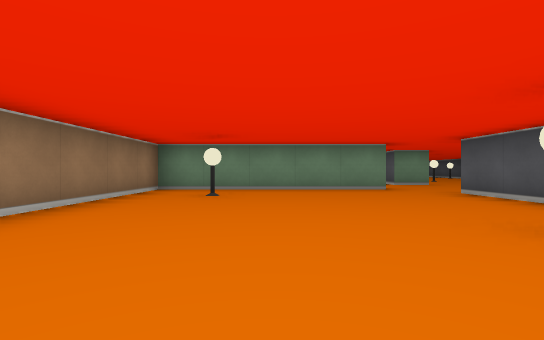
[1] (above)

16 first-person views from a walk through a cub3D level. The camera is about half as high as the walls, looks level and sees 85° across. The floor is counted in squares. Each view is taken from the middle of a square. On the plan, view 1 faces up. The plan holds only what a view shows up to about 9 squares ahead; the rest is blank.

[2]
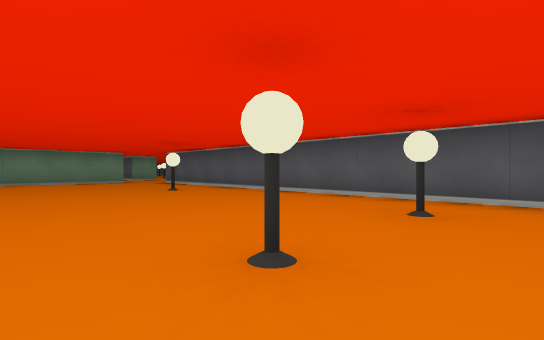

[3]
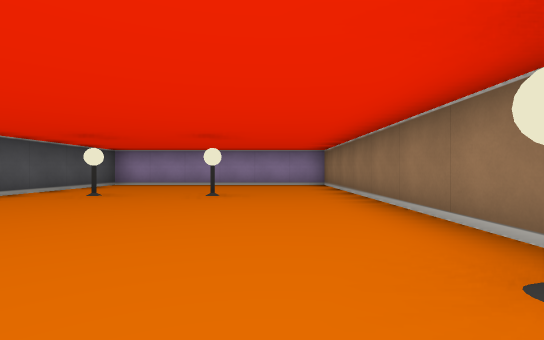

[4]
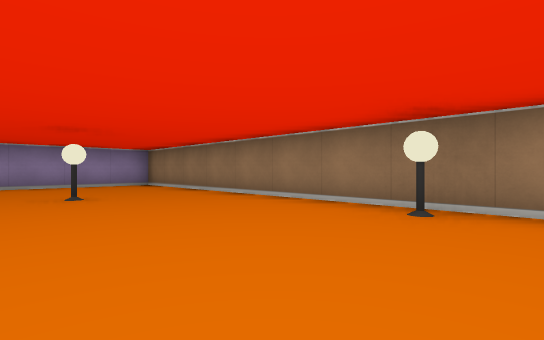

[5]
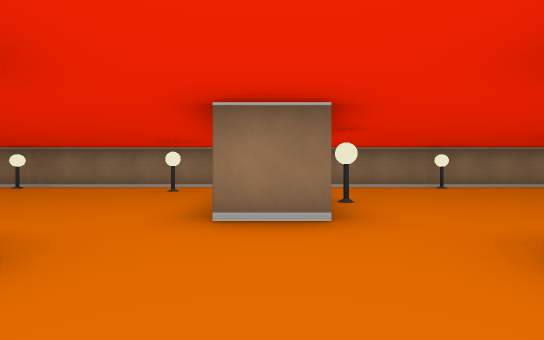

[6]
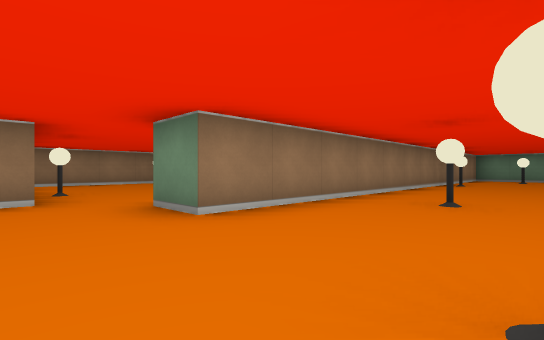

[7]
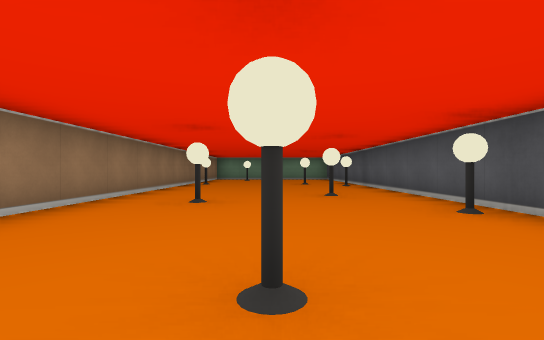

[8]
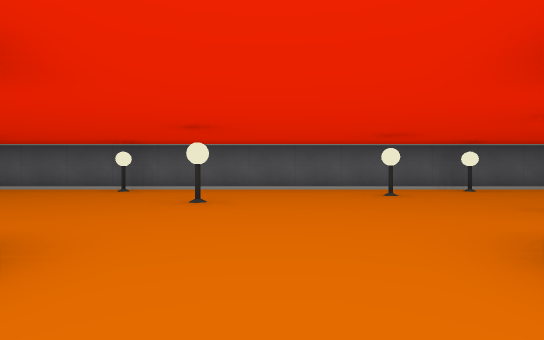

[9]
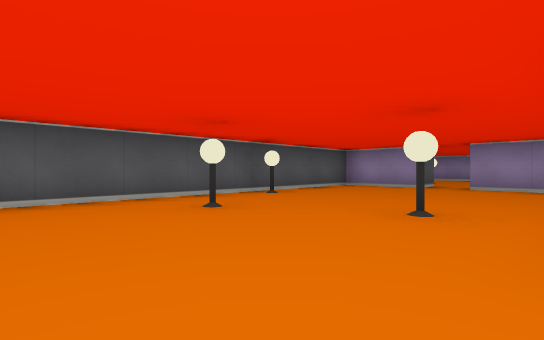

[10]
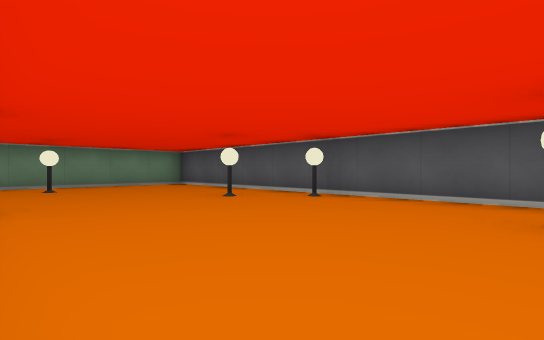

[11]
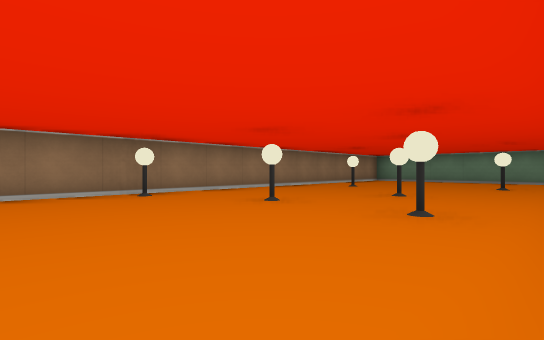

[12]
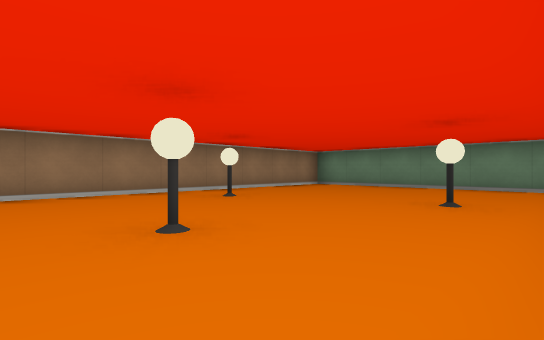

[13]
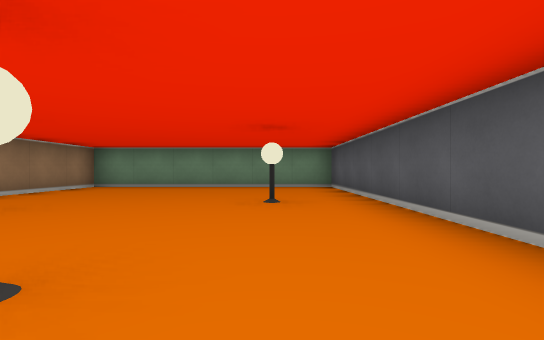

[14]
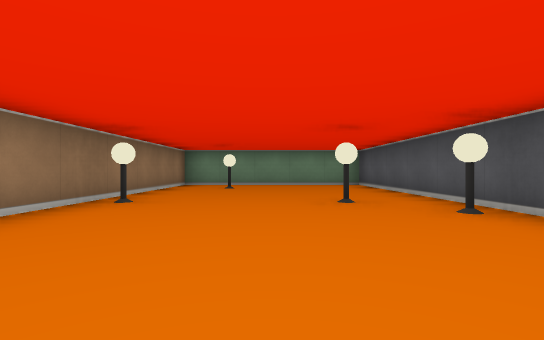

[15]
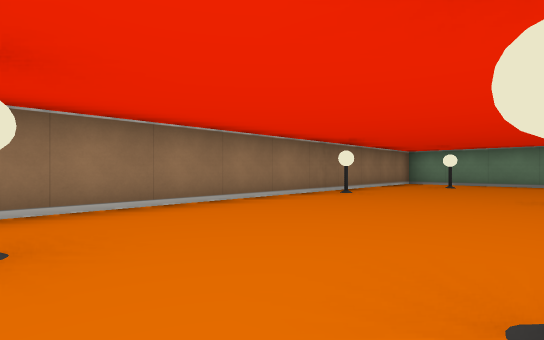

[16]
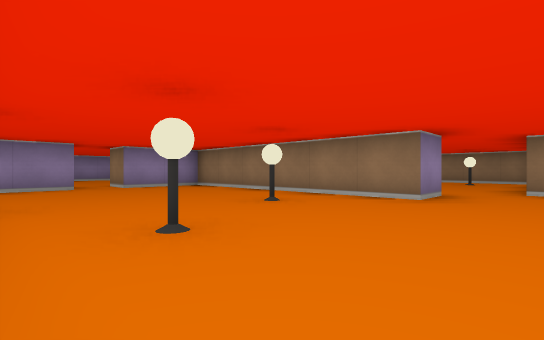

### Floor plan
Ten units are one square. View 1 is at (0, 0); x grows to the right and y downward. Boxes are objects, and circles mark ways between rooms. Rooms are numbered by the first view taken in them; rooms with no view inside come last. Other rooms are left out.
<svg viewBox="-30 -210 130 280">
<path fill="none" stroke="#000" d="M25 -65 -25 -65 -25 65 35 65 35 -55 45 -55M25 -76 25 -65M45 -55 45 5 65 5M75 5 95 5 95 -205 45 -205 45 -85 35 -85M35 -146 35 -205 -25 -205 -25 -80M35 -85 35 -90"/>
<rect x="-25" y="-15" width="10" height="10" fill="#bbb"><title>lamp</title></rect>
<rect x="-15" y="-55" width="10" height="10" fill="#bbb"><title>lamp</title></rect>
<rect x="-5" y="25" width="10" height="10" fill="#bbb"><title>lamp</title></rect>
<rect x="15" y="25" width="10" height="10" fill="#bbb"><title>lamp</title></rect>
<rect x="15" y="-25" width="10" height="10" fill="#bbb"><title>lamp</title></rect>
<rect x="45" y="-165" width="10" height="10" fill="#bbb"><title>lamp</title></rect>
<rect x="55" y="-45" width="10" height="10" fill="#bbb"><title>lamp</title></rect>
<rect x="55" y="-115" width="10" height="10" fill="#bbb"><title>lamp</title></rect>
<rect x="55" y="-195" width="10" height="10" fill="#bbb"><title>lamp</title></rect>
<rect x="65" y="-85" width="10" height="10" fill="#bbb"><title>lamp</title></rect>
<rect x="75" y="-55" width="10" height="10" fill="#bbb"><title>lamp</title></rect>
<rect x="75" y="-125" width="10" height="10" fill="#bbb"><title>lamp</title></rect>
<rect x="75" y="-165" width="10" height="10" fill="#bbb"><title>lamp</title></rect>
<rect x="85" y="-35" width="10" height="10" fill="#bbb"><title>lamp</title></rect>
<rect x="85" y="-105" width="10" height="10" fill="#bbb"><title>lamp</title></rect>
<rect x="85" y="-155" width="10" height="10" fill="#bbb"><title>lamp</title></rect>
<rect x="-25" y="-115" width="10" height="10" fill="#bbb"><title>lamp</title></rect>
<rect x="-15" y="-165" width="10" height="10" fill="#bbb"><title>lamp</title></rect>
<rect x="-5" y="-125" width="10" height="10" fill="#bbb"><title>lamp</title></rect>
<rect x="5" y="-85" width="10" height="10" fill="#bbb"><title>lamp</title></rect>
<rect x="5" y="-145" width="10" height="10" fill="#bbb"><title>lamp</title></rect>
<rect x="15" y="-125" width="10" height="10" fill="#bbb"><title>lamp</title></rect>
<rect x="15" y="-175" width="10" height="10" fill="#bbb"><title>lamp</title></rect>
<circle cx="35" cy="-60" r="3" fill="#2a7"/>
<circle cx="30" cy="-80" r="3" fill="#2a7"/>
<text x="10" y="0">1</text>
<text x="70" y="-100">2</text>
<text x="0" y="-140">3</text>
</svg>
Room 1 opens to room 2. Room 2 opens to room 3.

Where each view was taken, in squares from view 1:
view 1: 0 up, 0 right, facing up
view 2: 4 down, 1 left, facing up-right
view 3: 2 up, 1 left, facing down
view 4: 2 up, 1 right, facing down-left
view 5: 7 up, 5 right, facing left
view 6: 7 up, 7 right, facing up-left
view 7: 7 up, 7 right, facing up
view 8: 7 up, 3 right, facing right
view 9: 7 up, 5 right, facing down-right
view 10: 12 up, 5 right, facing up-right
view 11: 9 up, 3 right, facing up-left
view 12: 13 up, 3 right, facing up-left
view 13: 13 up, 2 right, facing up
view 14: 12 up, 7 right, facing up
view 15: 11 up, 8 right, facing up-left
view 16: 7 up, 9 right, facing down-left
